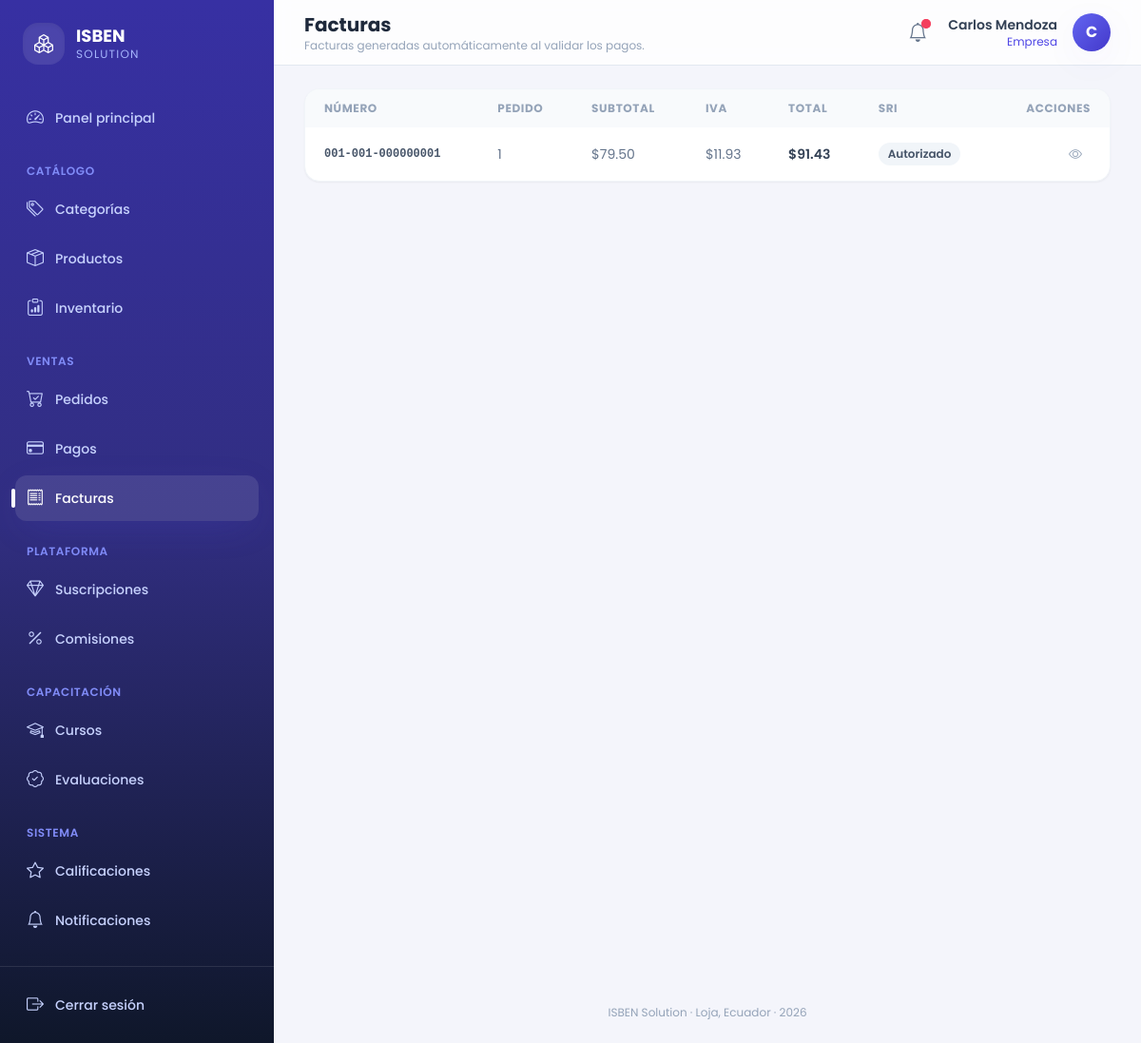
Page /facturas/ (signed in) on the committed database.
### core/models.py (models this page shows, shortened)
class Notificacion(models.Model):
    destinatario  = models.ForeignKey(Usuario, on_delete=models.CASCADE,
                                      related_name='notificaciones')
    tipo          = models.CharField(max_length=20, choices=TIPO_NOTIFICACION)
    titulo        = models.CharField(max_length=200)
    mensaje       = models.TextField()
    leida         = models.BooleanField(default=False)
    fecha_envio   = models.DateTimeField(auto_now_add=True)
    fecha_lectura = models.DateTimeField(null=True, blank=True)
    class Meta:
        ordering = ['-fecha_envio']
        verbose_name = 'Notificación'
        verbose_name_plural = 'Notificaciones'

class Usuario(AbstractUser):
    email    = models.EmailField(unique=True)
    telefono = models.CharField(max_length=20, blank=True)
    rol      = models.CharField(max_length=20, choices=ROL_USUARIO)
    fecha_actualizacion = models.DateTimeField(auto_now=True)
    REQUIRED_FIELDS = ['email', 'rol']
    class Meta:
        verbose_name = 'Usuario'
        verbose_name_plural = 'Usuarios'

class Factura(models.Model):
    pedido         = models.OneToOneField(Pedido, on_delete=models.CASCADE,
                                          related_name='factura', null=True, blank=True)
    numero_factura = models.CharField(max_length=50, unique=True)
    fecha_emision  = models.DateTimeField(auto_now_add=True)
    subtotal       = models.DecimalField(max_digits=14, decimal_places=2)
    iva            = models.DecimalField(max_digits=12, decimal_places=2)
    total          = models.DecimalField(max_digits=14, decimal_places=2)
    estado_sri     = models.CharField(max_length=50, blank=True)
    clave_acceso   = models.CharField(max_length=100, blank=True)
    class Meta:
        verbose_name = 'Factura'
        verbose_name_plural = 'Facturas'

class Pedido(models.Model):
    numero_pedido  = models.CharField(max_length=30, unique=True)
    estado         = models.CharField(max_length=20, choices=ESTADO_PEDIDO, default='creado')
    total          = models.DecimalField(max_digits=14, decimal_places=2, default=0)
    comprador      = models.ForeignKey(Comprador, on_delete=models.CASCADE,
                                       related_name='pedidos')
    vendedor       = models.ForeignKey(Vendedor, on_delete=models.SET_NULL,
                                       null=True, blank=True, related_name='pedidos')
    empresa        = models.ForeignKey(Empresa, on_delete=models.CASCADE,
                                       related_name='pedidos')
    fecha_creacion = models.DateTimeField(auto_now_add=True)
    fecha_despacho = models.DateTimeField(null=True, blank=True)
    fecha_entrega  = models.DateTimeField(null=True, blank=True)
    class Meta:
        verbose_name = 'Pedido'
        verbose_name_plural = 'Pedidos'

### core/views.py (the view)
# urls.py: path('facturas/', views.lista_facturas, name='lista_facturas'),
@login_required
def lista_facturas(request):
    facturas = Factura.objects.select_related('pedido').order_by('-fecha_emision')
    if request.user.rol == 'comprador':
        facturas = facturas.filter(pedido__comprador=request.user.comprador)
    elif request.user.rol == 'empresa':
        facturas = facturas.filter(pedido__empresa=request.user.empresa)
    return render(request, 'core/facturas/lista.html', {'facturas': _paginar(request, facturas)})

### core/context_processors.py (called while the page is built)
def notificaciones(request):
    if request.user.is_authenticated:
        return {
            'notificaciones_no_leidas_global': request.user.notificaciones.filter(leida=False).count(),
        }
    return {}

### core/views.py (called while the page is built)
def _paginar(request, queryset, por_pagina=10):
    return Paginator(queryset, por_pagina).get_page(request.GET.get('page'))

### core/templates/core/facturas/lista.html (shortened to what this page needs)
{% extends 'core/master.html' %}
{% block header_title %}Facturas{% endblock %}
{% block header_subtitle %}Facturas generadas automáticamente al validar los pagos.{% endblock %}
{% block content %}
<div class="overflow-hidden rounded-2xl border border-slate-100 bg-white shadow-sm">
  <div class="overflow-x-auto">
    <table class="w-full text-left text-sm">
      <thead class="bg-slate-50 text-xs uppercase tracking-wider text-slate-400">
        <tr>
          <th class="px-5 py-3">Número</th>
          <th class="px-5 py-3">Pedido</th>
          <th class="px-5 py-3">Subtotal</th>
          <th class="px-5 py-3">IVA</th>
          <th class="px-5 py-3">Total</th>
          <th class="px-5 py-3">SRI</th>
          <th class="px-5 py-3 text-right">Acciones</th>
        </tr>
      </thead>
      <tbody class="divide-y divide-slate-100">
        {% for factura in facturas %}
        <tr class="transition hover:bg-brand-50/40">
          <td class="px-5 py-3 font-mono text-xs font-semibold text-slate-600">{{ factura.numero_factura }}</td>
          <td class="px-5 py-3 text-slate-500">{{ factura.pedido.numero_pedido }}</td>
          <td class="px-5 py-3 text-slate-500">${{ factura.subtotal }}</td>
          <td class="px-5 py-3 text-slate-500">${{ factura.iva }}</td>
          <td class="px-5 py-3 font-semibold text-slate-700">${{ factura.total }}</td>
          <td class="px-5 py-3">{% include 'core/partials/_badge_estado.html' with estado=factura.estado_sri %}</td>
          <td class="px-5 py-3">
            <div class="flex justify-end gap-2">
              <a href="{% url 'detalle_factura' factura.pk %}" class="grid h-8 w-8 place-items-center rounded-lg text-slate-400 hover:bg-slate-100 hover:text-brand-600"><i class="bi bi-eye"></i></a>
            </div>
          </td>
        </tr>
        {% empty %}
        <tr><td colspan="7" class="px-5 py-10 text-center text-slate-400"><i class="bi bi-inbox mb-2 block text-3xl"></i> No hay facturas emitidas.</td></tr>
        {% endfor %}
      </tbody>
    </table>
  </div>
</div>
{% endblock %}

### core/templates/core/master.html (shortened to what this page needs)
{% load static %}
<!DOCTYPE html>
<html lang="es">
<head>
<script src="https://cdn.tailwindcss.com"></script>
<link rel="stylesheet" href="https://cdn.jsdelivr.net/npm/bootstrap-icons@1.11.3/font/bootstrap-icons.min.css">
<link rel="stylesheet" href="{% static 'core/css/estilos.css' %}">
</head>
<body class="font-sans text-slate-700 antialiased" x-data="{ sidebarOpen: false }">
{% if user.is_authenticated %}
<div class="flex min-h-screen">
  <aside
    class="fixed inset-y-0 left-0 z-40 w-72 transform bg-gradient-to-b from-brand-800 via-brand-900 to-slate-900 text-indigo-100 transition-transform duration-300 lg:static lg:translate-x-0"
    :class="sidebarOpen ? 'translate-x-0' : '-translate-x-full'">
    <div class="flex h-full flex-col">
      <div class="flex items-center gap-3 px-6 py-6">
        <div class="flex h-11 w-11 items-center justify-center rounded-2xl bg-white/10 text-xl font-bold text-white shadow-inner">
          <i class="bi bi-boxes"></i>
        </div>
        <div>
          <p class="text-lg font-bold leading-tight text-white">ISBEN</p>
          <p class="text-xs uppercase tracking-widest text-indigo-300">Solution</p>
        </div>
      </div>
      <nav class="mt-2 flex-1 space-y-6 overflow-y-auto px-4 pb-6">
        <div>
          <a href="{% url 'inicio' %}"
             class="group relative flex items-center gap-3 rounded-xl px-3 py-2.5 text-sm font-medium transition {% if request.resolver_match.url_name == 'inicio' %}bg-white/10 text-white shadow-soft{% else %}text-indigo-200 hover:translate-x-0.5 hover:bg-white/5 hover:text-white{% endif %}">
            <i class="bi bi-speedometer2 text-lg"></i> Panel principal
          </a>
        </div>
        <div>
          <p class="px-3 pb-2 text-xs font-semibold uppercase tracking-wider text-indigo-400">Catálogo</p>
          <div class="space-y-1">
            {% include 'core/partials/_nav_link.html' with url_name='lista_categorias' icon='bi-tags' label='Categorías' %}
            {% include 'core/partials/_nav_link.html' with url_name='lista_productos' icon='bi-box-seam' label='Productos' %}
            {% if user.rol in 'empresa,administrador' %}
              {% include 'core/partials/_nav_link.html' with url_name='lista_inventario' icon='bi-clipboard-data' label='Inventario' %}
            {% endif %}
          </div>
        </div>
        <div>
          <p class="px-3 pb-2 text-xs font-semibold uppercase tracking-wider text-indigo-400">Ventas</p>
          <div class="space-y-1">
            {% include 'core/partials/_nav_link.html' with url_name='lista_pedidos' icon='bi-cart-check' label='Pedidos' %}
            {% include 'core/partials/_nav_link.html' with url_name='lista_pagos' icon='bi-credit-card' label='Pagos' %}
            {% include 'core/partials/_nav_link.html' with url_name='lista_facturas' icon='bi-receipt' label='Facturas' %}
          </div>
        </div>
        {% if user.rol == 'administrador' or user.rol == 'empresa' %}
        <div>
          <p class="px-3 pb-2 text-xs font-semibold uppercase tracking-wider text-indigo-400">Plataforma</p>
          <div class="space-y-1">
            {% include 'core/partials/_nav_link.html' with url_name='lista_suscripciones' icon='bi-gem' label='Suscripciones' %}
            {% include 'core/partials/_nav_link.html' with url_name='lista_comisiones' icon='bi-percent' label='Comisiones' %}
          </div>
        </div>
        {% endif %}
        <div>
          <p class="px-3 pb-2 text-xs font-semibold uppercase tracking-wider text-indigo-400">Capacitación</p>
          <div class="space-y-1">
            {% include 'core/partials/_nav_link.html' with url_name='lista_cursos' icon='bi-mortarboard' label='Cursos' %}
            {% include 'core/partials/_nav_link.html' with url_name='lista_evaluaciones' icon='bi-patch-check' label='Evaluaciones' %}
          </div>
        </div>
        <div>
          <p class="px-3 pb-2 text-xs font-semibold uppercase tracking-wider text-indigo-400">Sistema</p>
          <div class="space-y-1">
            {% include 'core/partials/_nav_link.html' with url_name='lista_calificaciones' icon='bi-star' label='Calificaciones' %}
            {% include 'core/partials/_nav_link.html' with url_name='lista_notificaciones' icon='bi-bell' label='Notificaciones' %}
          </div>
        </div>
      </nav>
      <div class="border-t border-white/10 p-4">
        <form action="{% url 'logout' %}" method="post">
          <button type="submit" class="flex w-full items-center gap-3 rounded-xl px-3 py-2.5 text-sm font-medium text-indigo-200 transition hover:bg-white/5 hover:text-white">
            <i class="bi bi-box-arrow-right text-lg"></i> Cerrar sesión
          </button>
        </form>
      </div>
    </div>
  </aside>
  <div class="flex min-h-screen flex-1 flex-col lg:pl-0">
    <header class="sticky top-0 z-20 flex items-center justify-between gap-4 border-b border-slate-200 bg-white/80 px-4 py-3 backdrop-blur lg:px-8">
      <div class="flex items-center gap-3">
        <div>
          <h1 class="text-lg font-bold text-slate-800 lg:text-xl">{% block header_title %}{% endblock %}</h1>
          <p class="hidden text-xs text-slate-400 sm:block">{% block header_subtitle %}Gestiona tu operación mayorista desde un solo lugar.{% endblock %}</p>
        </div>
      </div>
      <div class="flex items-center gap-3">
        <a href="{% url 'lista_notificaciones' %}" class="relative grid h-10 w-10 place-items-center rounded-xl text-slate-500 transition hover:bg-slate-100 hover:text-brand-600" title="Notificaciones">
          <i class="bi bi-bell text-xl"></i>
          {% if notificaciones_no_leidas_global %}
          <span class="absolute right-1.5 top-1.5 flex h-2.5 w-2.5">
            <span class="relative inline-flex h-2.5 w-2.5 rounded-full bg-rose-500"></span>
          </span>
          {% endif %}
        </a>
        <div class="flex items-center gap-4" x-data="{ open: false }">
          <div class="hidden text-right sm:block">
            <p class="text-sm font-semibold text-slate-700">{{ user.get_full_name|default:user.username }}</p>
            <p class="text-xs capitalize text-brand-600">{{ user.get_rol_display }}</p>
          </div>
          <button @click="open = !open" class="grid h-10 w-10 place-items-center rounded-full bg-gradient-to-br from-brand-500 to-brand-700 font-bold text-white shadow-soft transition hover:shadow-lg">
            {{ user.first_name|slice:":1"|upper|default:user.username|slice:":1"|upper }}
          </button>
        </div>
      </div>
    </header>
    <main class="pagina-contenido flex-1 px-4 py-6 lg:px-8">
      {% block content %}{% endblock %}
    </main>
    <footer class="px-4 py-6 text-center text-xs text-slate-400 lg:px-8">
      ISBEN Solution &middot; Loja, Ecuador &middot; {% now "Y" %}
    </footer>
  </div>
</div>
{% else %}
  {% block auth_content %}{% endblock %}
{% endif %}
</body>
</html>

### core/templates/core/partials/_nav_link.html
{% url url_name as nav_url %}
<a href="{{ nav_url }}"
   class="group relative flex items-center gap-3 rounded-xl px-3 py-2.5 text-sm font-medium transition {% if request.resolver_match.url_name == url_name %}bg-white/10 text-white shadow-soft{% else %}text-indigo-200 hover:translate-x-0.5 hover:bg-white/5 hover:text-white{% endif %}">
  {% if request.resolver_match.url_name == url_name %}
  <span class="absolute -left-1 top-1/2 h-5 w-1 -translate-y-1/2 rounded-full bg-white"></span>
  {% endif %}
  <i class="bi {{ icon }} text-lg"></i> {{ label }}
</a>

### core/templates/core/partials/_badge_estado.html
{% if estado == 'aprobado' or estado == 'activa' or estado == 'validado' or estado == 'pagada' or estado == 'entregado' or estado == 'confirmado' or estado == 'AUTORIZADO' %}
<span class="inline-flex items-center gap-1 rounded-full bg-emerald-50 px-2.5 py-1 text-xs font-semibold text-emerald-700"><i class="bi bi-check-circle-fill"></i> {{ estado|title }}</span>
{% elif estado == 'pendiente' or estado == 'creado' %}
<span class="inline-flex items-center gap-1 rounded-full bg-amber-50 px-2.5 py-1 text-xs font-semibold text-amber-700"><i class="bi bi-hourglass-split"></i> {{ estado|title }}</span>
{% elif estado == 'rechazado' or estado == 'cancelado' or estado == 'bloqueado' or estado == 'anulada' or estado == 'vencida' %}
<span class="inline-flex items-center gap-1 rounded-full bg-rose-50 px-2.5 py-1 text-xs font-semibold text-rose-700"><i class="bi bi-x-circle-fill"></i> {{ estado|title }}</span>
{% elif estado == 'despachado' %}
<span class="inline-flex items-center gap-1 rounded-full bg-brand-50 px-2.5 py-1 text-xs font-semibold text-brand-700"><i class="bi bi-truck"></i> {{ estado|title }}</span>
{% else %}
<span class="inline-flex items-center gap-1 rounded-full bg-slate-100 px-2.5 py-1 text-xs font-semibold text-slate-600">{{ estado|default:"—"|title }}</span>
{% endif %}

### core/templates/core/master.html (style rules this page uses)
body { background: #f4f5fb; }
main.pagina-contenido { animation: fadeInUp 0.35s ease-out; }
a, button { -webkit-tap-highlight-color: transparent; }

### rows in the picture
Notificacion: tipo "Inventario"
Usuario: get_full_name "Carlos Mendoza", rol "Empresa", first_name "C"
Factura: numero_factura "001-001-000000001", pedido.numero_pedido "1", subtotal "79.50", iva "11.93", total "91.43", estado_sri "Autorizado"

### other values in the picture
{{ label }} "Categorías Productos Pedidos Pagos Facturas Suscripciones Comisiones Cursos Evaluaciones Calificaciones Notificaciones"
